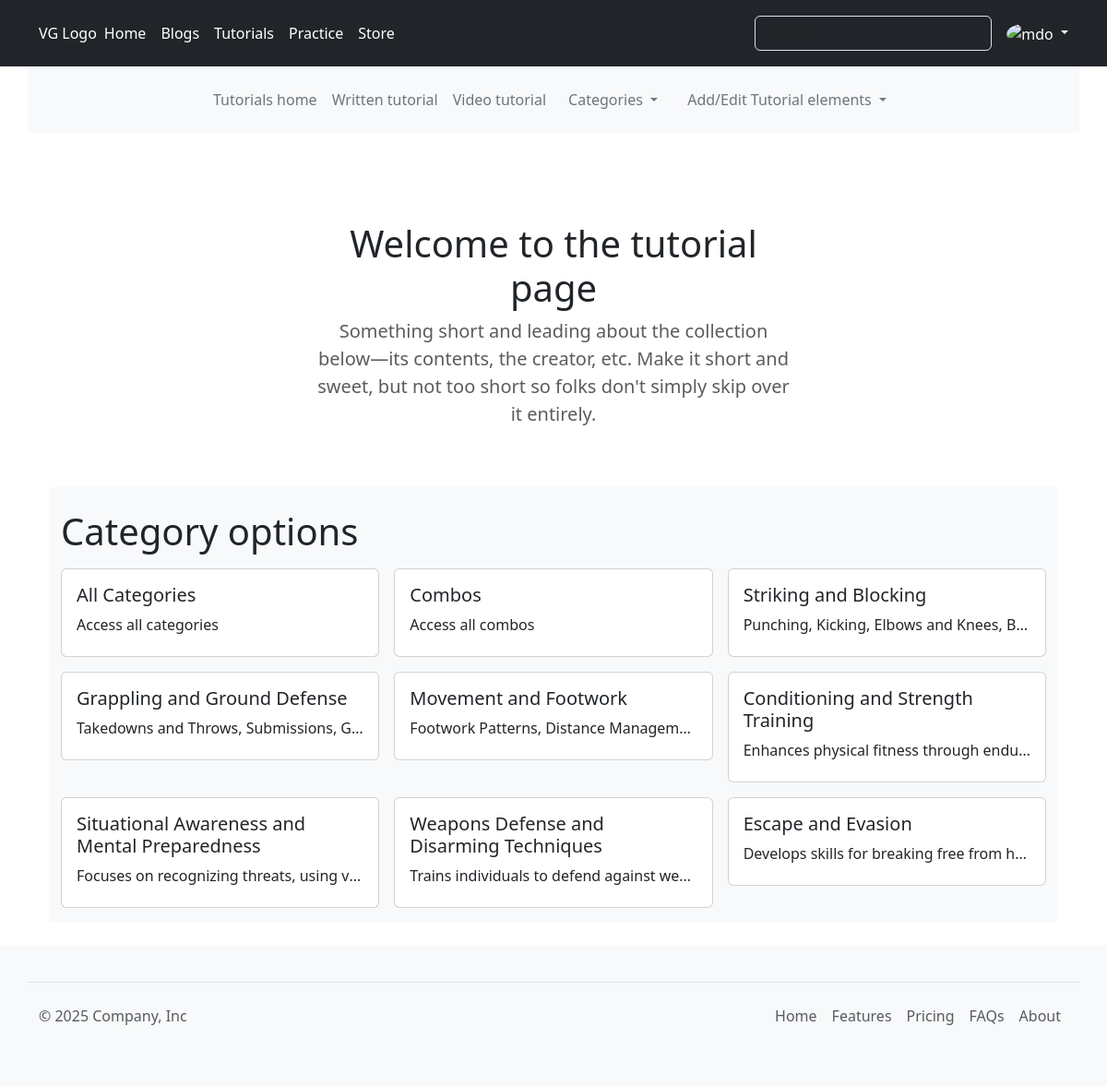
Page /tutorials/written (signed in) on the earlier database version.
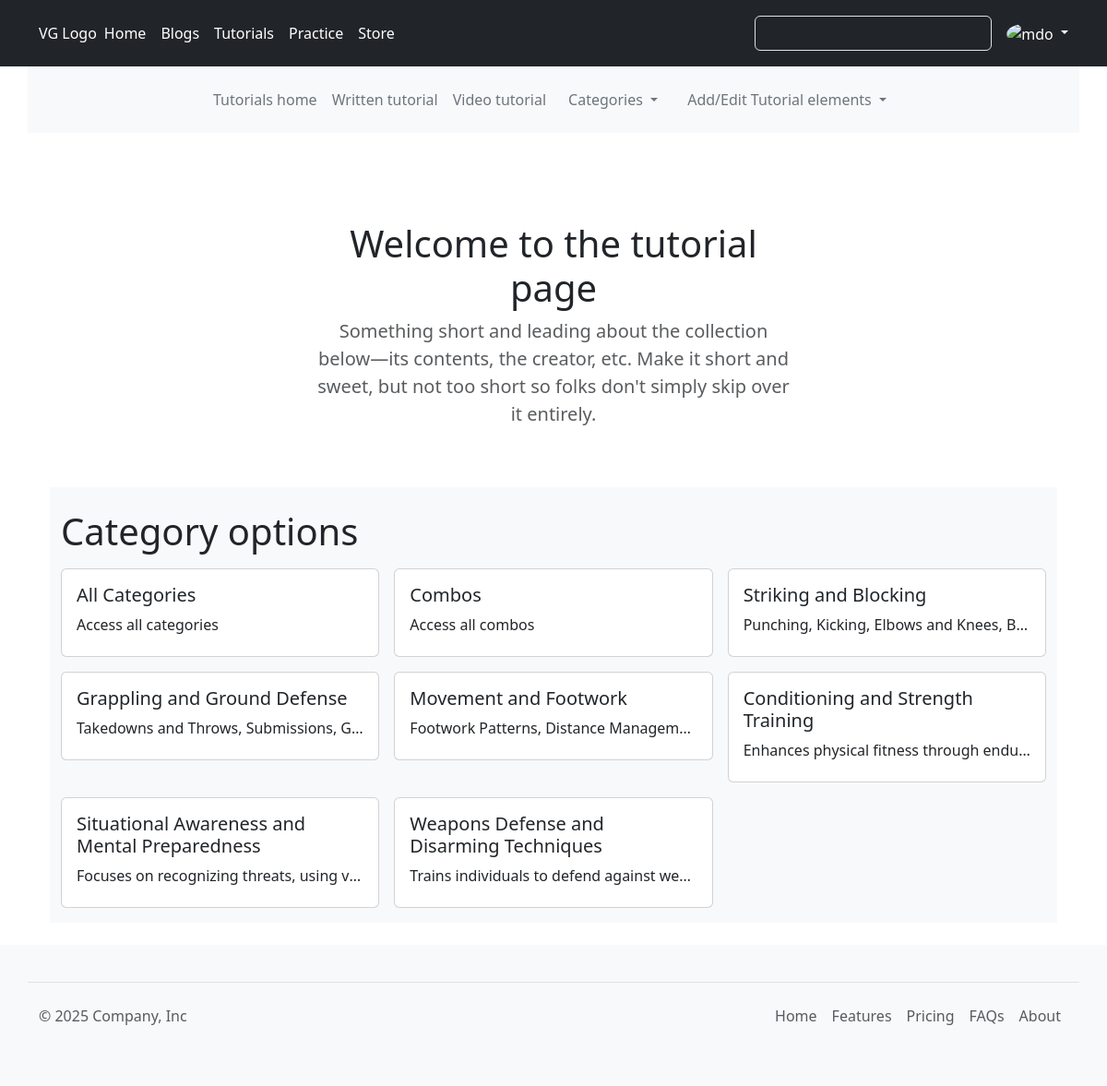
Same page on the later database version.
### tutorials/models.py (models this page shows, shortened)
class AddedElement(models.Model):
    name = models.CharField(max_length=150)
    slug = models.SlugField(unique=True)
    creation_date = models.DateTimeField(auto_now_add=True)
    update_date = models.DateTimeField(auto_now=True)
    class Meta:
        abstract = True

class Category(AddedElement):
    description = models.CharField(max_length=250)
    added_by= models.ForeignKey(User, on_delete=models.PROTECT,
                                related_name='tutorials_category_added_by')
    def __str__(self):
        return self.name

### tutorials/views.py (the view)
# urls.py: path("written", views.WelcomeTTutorial.as_view(), name="tttutorial"),
class WelcomeTTutorial(ListView):
    model = Category
    template_name = 'tutorials/TT_home.html'
    context_object_name = 'category_list'

### templates/tutorials/TT_home.html
{% extends 'base.html' %}
{% block content %}
    <main class="container">
        <br>
        <section class="text-center container">
          <div class="row py-lg-5">
            <div class="col-lg-6 col-md-8 mx-auto">
              <h1 class="fw-light">Welcome to the tutorial page</h1>
              <p class="lead text-body-secondary">Something short and leading about the collection below—its contents, the creator, etc. Make it short and sweet, but not too short so folks don't simply skip over it entirely.</p>
            </div>
          </div>
        </section>
        <div class="album py-3 bg-body-tertiary">
          <div class="container">
            <h1 class="fw-light py-2">Category options</h1>
            <div class="row row-cols-1 row-cols-sm-2 row-cols-md-3 g-3">
              <div class="col">
                <a href="{% url 'tutorials:ttutorial_all_category' %}" style="text-decoration: none;">
                  <div class="card cardbox">
                    <div class="card-body">
                      <h5 class="card-title">All Categories</h5>
                      <p class="card-text ttcategory">Access all categories</p>
                    </div>
                  </div>
                </a>
              </div>
              <div class="col">
                <a href="{% url 'tutorials:ttutorial_all_combo' %}" style="text-decoration: none;">
                  <div class="card cardbox">
                    <div class="card-body">
                      <h5 class="card-title">Combos</h5>
                      <p class="card-text ttcategory">Access all combos</p>
                    </div>
                  </div>
                </a>
              </div>
                {% for category in category_list%}
              <div class="col">
                <a href="{% url 'tutorials:tttutorial_single_category' category.pk %}" style="text-decoration: none;">
                  <div class="card cardbox">
                    <div class="card-body">
                      <h5 class="card-title">{{category.name}}</h5>
                      <p class="card-text ttcategory">{{category.description | slice:1000 }}</p>
                    </div>
                  </div>
                </a>
              </div>
              {% endfor %}
            </div>
          </div>
        </div>
      </main>
      <br>
{% endblock content %}

### templates/partials/_header.html (shortened to what this page needs)
<header class="p-3 text-bg-dark">
  <div class="container">
    <div class="d-flex flex-wrap align-items-center justify-content-center justify-content-lg-start">
      <a href="/" class="d-flex align-items-center mb-2 mb-lg-0 text-white text-decoration-none">
        VG Logo
      </a>
      <ul class="nav col-12 col-lg-auto me-lg-auto mb-2 justify-content-center mb-md-0" data-bs-theme="dark">
        <li><a href="#" class="nav-link px-2 text-white">Home</a></li>
        <li><a href="http://127.0.0.1:8002/" class="nav-link px-2 text-white">Blogs</a></li>
        <li><a href="{% url 'tutorials:home' %}" class="nav-link px-2 text-white">Tutorials</a></li>
        <li><a href="#" class="nav-link px-2 text-white">Practice</a></li>
        <li><a href="#" class="nav-link px-2 text-white">Store</a></li>
      </ul>
      <form class="col-12 col-lg-auto mb-3 mb-lg-0 me-lg-3" role="search">
        <input type="search" class="form-control form-control-dark text-bg-dark" placeholder="Search..." aria-label="Search">
      </form>
      {% if user.is_authenticated %}
      <div class="dropdown text-end" data-bs-theme="dark">
        <a href="#" class="d-block link-body-emphasis text-decoration-none dropdown-toggle" data-bs-toggle="dropdown" aria-expanded="false">
          <img src="https://github.com/mdo.png" alt="mdo" width="32" height="32" class="rounded-circle">
        </a>
      </div>
      {% endif %}
    </div>
  </div>
</header>
<div class="container bg-body-tertiary">
    <header class="d-flex justify-content-center py-3">
      <ul class="nav col-12 col-md-auto mb-2 justify-content-center mb-md-0">
        <li><a href="{% url 'tutorials:home' %}" class="nav-link px-2 text-secondary">Tutorials home</a></li>
        <li><a href="{% url 'tutorials:tttutorial' %}" class="nav-link px-2 text-secondary">Written tutorial</a></li>
        <li><a href="{% url 'tutorials:vtutorial' %}" class="nav-link px-2 text-secondary">Video tutorial</a></li>
        {% if category_list%}
          <li class="nav-item dropdown">
            <a class="nav-link dropdown-toggle text-secondary" href="#" role="button" data-bs-toggle="dropdown" aria-expanded="false">
              Categories
            </a>
          </li>
        {% else %}
        <li class="nav-item">
          <a class="nav-link text-secondary" href="#">Categories</a>
        </li>
        {% endif %}
      {% for group in user.groups.all%}
        {% if "Blog manager" or "Manager" in group.name %}
          <li class="nav-item dropdown">
            <a class="nav-link dropdown-toggle text-secondary" href="#" role="button" data-bs-toggle="dropdown" aria-expanded="false">
              Add/Edit Tutorial elements
            </a>
          </li>
        {% endif %}
      {% endfor %}
      </ul>
    </header>
  </div>

Differences in the rows shown:
removed Category: name "Escape and Evasion", description "Develops skills for breaking free from h…"
